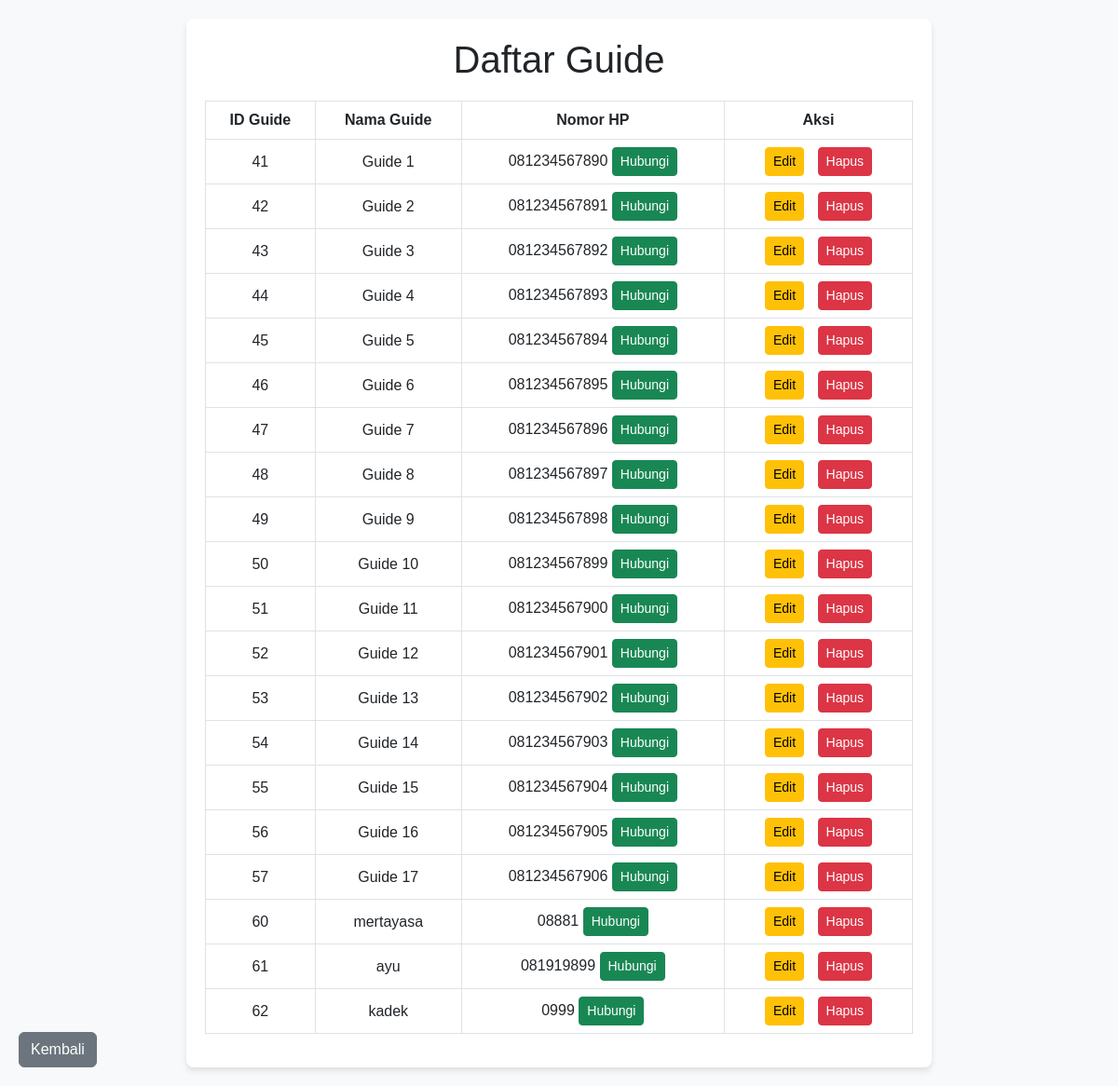
Page /admin_view_guide.php on the committed database.
### tables this page shows
CREATE TABLE `guide` (
  `id_guide` int(11) NOT NULL,
  `nama_guide` varchar(100) NOT NULL,
  `no_hp` varchar(15) NOT NULL
);

### admin_view_guide.php (the view, shortened to what this page needs)
<?php
$conn = new mysqli("localhost", "root", "", "mb_paradise");
$query_guide = "SELECT * FROM guide";
$result_guide = $conn->query($query_guide);
?>
<!DOCTYPE html>
<html lang="en">
<head>
    <link href="https://cdn.jsdelivr.net/npm/bootstrap@5.3.0-alpha1/dist/css/bootstrap.min.css" rel="stylesheet">
</head>
<body>
    <div class="container">
        <h1>Daftar Guide</h1>
        <table class="table table-bordered">
            <thead>
                <tr>
                    <th>ID Guide</th>
                    <th>Nama Guide</th>
                    <th>Nomor HP</th>
                    <th>Aksi</th>
                </tr>
            </thead>
            <tbody>
                <?php if ($result_guide->num_rows > 0): ?>
                    <?php while ($guide = $result_guide->fetch_assoc()): ?>
                        <tr>
                            <td><?php echo $guide['id_guide']; ?></td>
                            <td><?php echo htmlspecialchars($guide['nama_guide']); ?></td>
                            <td>
                                <?php echo htmlspecialchars($guide['no_hp']); ?>
                                <a href="https://wa.me/<?php echo $guide['no_hp']; ?>" target="_blank" class="btn btn-success btn-sm">Hubungi</a>
                            </td>
                            <td>
                                <a href="edit_guide.php?id_guide=<?php echo $guide['id_guide']; ?>" class="btn btn-warning btn-sm">Edit</a>
                                <a href="delete_guide.php?id_guide=<?php echo $guide['id_guide']; ?>" class="btn btn-danger btn-sm" onclick="return confirm('Yakin ingin menghapus guide ini?');">Hapus</a>
                            </td>
                        </tr>
                    <?php endwhile; ?>
                <?php else: ?>
                    <tr>
                        <td colspan="4">Tidak ada data guide.</td>
                    </tr>
                <?php endif; ?>
            </tbody>
        </table>
    </div>
    <a href="admin_manajemen_guide.php" class="btn btn-secondary back-btn">Kembali</a>
</body>
</html>

### admin_view_guide.php (style rules this page uses)
body { font-family: Arial, sans-serif; margin: 20px; background-color: #f8f9fa; }
.container { max-width: 800px; margin: auto; background: #fff; padding: 20px; border-radius: 8px; box-shadow: 0 4px 6px rgba(0, 0, 0, 0.1); }
h1 { text-align: center; margin-bottom: 20px; }
table { width: 100%; margin-bottom: 20px; }
table th, table td { text-align: center; padding: 10px; vertical-align: middle; }
table th { background-color: #343a40; color: #fff; }
.btn-primary, .btn-danger, .btn-warning { margin: 0 5px; }
.back-btn { position: fixed; bottom: 20px; left: 20px; }

### rows in the picture
guide: id_guide "41", nama_guide "Guide 1", no_hp "081234567890"
guide: id_guide "42", nama_guide "Guide 2", no_hp "081234567891"
guide: id_guide "43", nama_guide "Guide 3", no_hp "081234567892"
guide: id_guide "44", nama_guide "Guide 4", no_hp "081234567893"
guide: id_guide "45", nama_guide "Guide 5", no_hp "081234567894"
guide: id_guide "46", nama_guide "Guide 6", no_hp "081234567895"
guide: id_guide "47", nama_guide "Guide 7", no_hp "081234567896"
guide: id_guide "48", nama_guide "Guide 8", no_hp "081234567897"
guide: id_guide "49", nama_guide "Guide 9", no_hp "081234567898"
guide: id_guide "50", nama_guide "Guide 10", no_hp "081234567899"
guide: id_guide "51", nama_guide "Guide 11", no_hp "081234567900"
guide: id_guide "52", nama_guide "Guide 12", no_hp "081234567901"
guide: id_guide "53", nama_guide "Guide 13", no_hp "081234567902"
guide: id_guide "54", nama_guide "Guide 14", no_hp "081234567903"
guide: id_guide "55", nama_guide "Guide 15", no_hp "081234567904"
guide: id_guide "56", nama_guide "Guide 16", no_hp "081234567905"
guide: id_guide "57", nama_guide "Guide 17", no_hp "081234567906"
guide: id_guide "60", nama_guide "mertayasa", no_hp "08881"
guide: id_guide "61", nama_guide "ayu", no_hp "081919899"
guide: id_guide "62", nama_guide "kadek", no_hp "0999"
